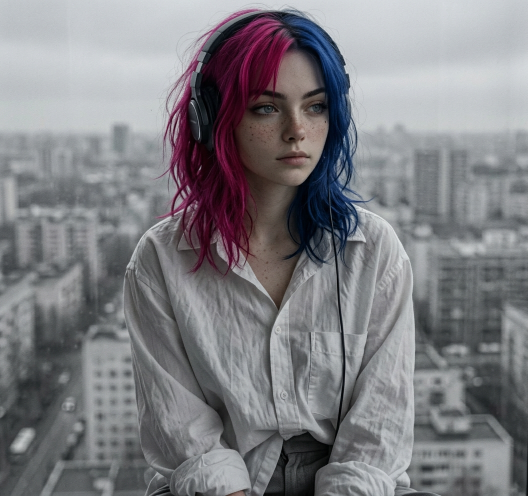
#> input picture viewer/faces/The Day After/calm.png, 1056 x 992 px (shown at 1/2 size)
$ python -i make_mac_app.py   (imports and definitions only)
#> lines starting #> are read from the running program, lines starting #| are printed output that depends on the picture; after the words box and inside, x2 and y2 are one past the last pixel; in counts of white or black regions, pixels touching at a corner belong together
"""Build ``Lili.app`` — the desktop window as a Mac app (LUMI-270, after the v2.12.1 release, the owner's request).

A small bundle in ``~/Applications`` that runs a client checkout's desktop window — by default the Mac prod client,
``~/lumi/prod/app`` — so Лілі opens from Launchpad, Spotlight or the Dock, with her portrait as the icon. The bundle
holds no code of the client: it runs ``uv run --extra desktop`` in that checkout, so ``scripts/prod_update.py``
moving the checkout to a new tag updates what the app runs; the app is rebuilt only to change its icon or target.

    Lili.app/Contents/
      Info.plist              the name, the icon, LSUIElement (the launcher shows no Dock tile of its own)
      MacOS/Lili              the launcher (bash): PATH for uv, cd into the checkout, uv run … launch.py
      Resources/AppIcon.icns  her portrait in the macOS rounded square (sips/iconutil-free: Pillow + iconutil)
      Resources/icon.png      the same at 1024 px — launch.py sets it as the running window's Dock icon
      Resources/launch.py     sets the Dock icon + the name "Lili", then runs ``desktop.__main__.main``

Usage (from any tree; the target is the checkout it runs):

    uv run python scripts/make_mac_app.py [--app-dir ~/lumi/prod/app] [--portrait viewer/faces/calm.png]
                                          [--dest ~/Applications] [--name Lili]

macOS only for the build (``iconutil``); the pure parts are unit-tested anywhere.
"""

from __future__ import annotations

import argparse
import plistlib
import shlex
import shutil
import subprocess
import sys
import tempfile
from collections.abc import Callable
from pathlib import Path

ROOT = Path(__file__).resolve().parents[1]
DEFAULT_PORTRAIT = ROOT / "viewer" / "faces" / "calm.png"  # the default theme's calm face
DEFAULT_APP_DIR = Path("~/lumi/prod/app")
DEFAULT_DEST = Path("~/Applications")
BUNDLE_ID = "io.github.ichmaster.lumi.lili"
ICON_PX = 1024
TILE_PX = 824  # the macOS app icon grid: an 824 px rounded square on a 1024 canvas
TILE_RADIUS = 185
# The face in the default pack sits in the upper middle: a square crop around it (fractions of the image).
DEFAULT_CROP = (0.55, 0.30, 0.62)  # centre x, centre y, side
ICONSET = [(16, 1), (16, 2), (32, 1), (32, 2), (128, 1), (128, 2), (256, 1), (256, 2), (512, 1), (512, 2)]
LOG = "~/Library/Logs/Lili.log"
LOG_MAX = 1_000_000  # the launcher rotates the log past this (code review #3)


def crop_box(width: int, height: int, crop: tuple[float, float, float]) -> tuple[int, int, int, int]:
    """The square ``(left, top, right, bottom)`` around ``crop`` (centre x, centre y, side — fractions of the shorter
    side for the side), moved inside the image."""
    cx, cy, frac = crop
    side = max(1, min(int(round(min(width, height) * frac)), width, height))
    left = min(max(int(round(cx * width - side / 2)), 0), width - side)
    top = min(max(int(round(cy * height - side / 2)), 0), height - side)
    return left, top, left + side, top + side


def icon_image(portrait: Path, crop: tuple[float, float, float] = DEFAULT_CROP):
    """Her portrait as a 1024 px macOS app icon: the face cropped square, in an 824 px rounded tile, transparent
    around it."""
#> called with portrait = '../viewer/faces/The Day After/calm.png', crop = (0.55, 0.3, 0.62)
    from PIL import Image, ImageDraw

    with Image.open(portrait) as src:
#> src is the input picture: PIL image 1056x992 RGB; mean R, G, B 126.8, 126.4, 130.7
        face = src.convert("RGBA").crop(crop_box(src.width, src.height, crop))
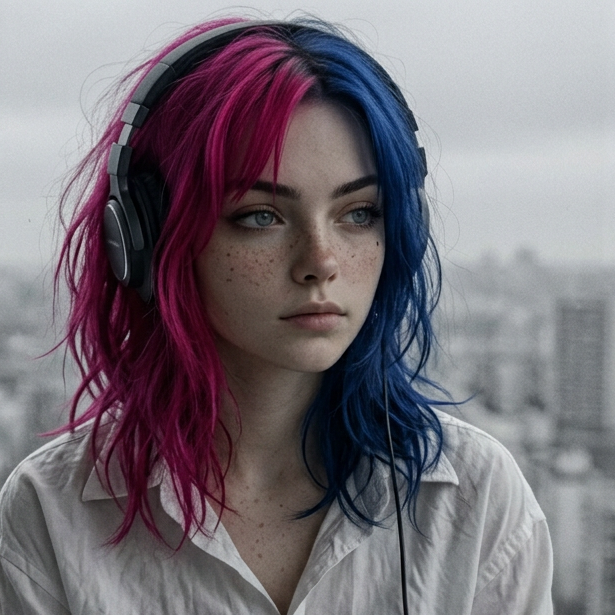
#> face: PIL image 615x615 RGBA; mean R, G, B, A 120.2, 113.4, 120.6, 255
    face = face.resize((TILE_PX, TILE_PX), Image.LANCZOS)
#> face: PIL image 824x824 RGBA
    mask = Image.new("L", (TILE_PX, TILE_PX), 0)
#> mask: PIL image 824x824 L; every value is 0
    ImageDraw.Draw(mask).rounded_rectangle((0, 0, TILE_PX - 1, TILE_PX - 1), radius=TILE_RADIUS, fill=255)
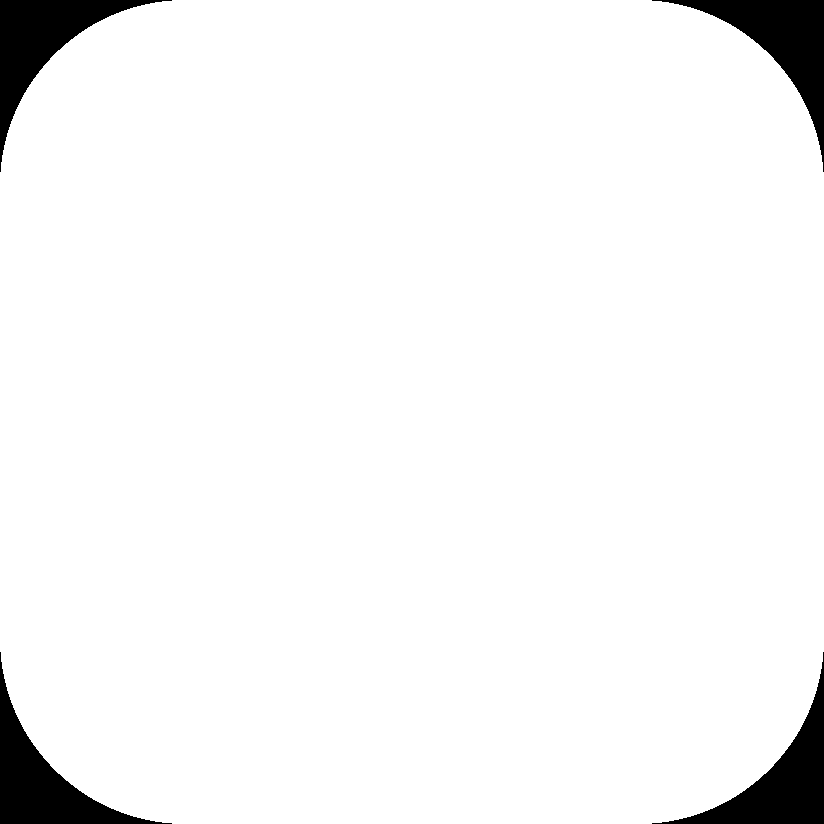
#> mask: PIL image 824x824 L; 95.6% white; 4 black regions, box (x1, y1, x2, y2) and area: (0, 0, 172, 172) 7396, (652, 0, 824, 172) 7396, (0, 652, 172, 824) 7396, (652, 652, 824, 824) 7396
    canvas = Image.new("RGBA", (ICON_PX, ICON_PX), (0, 0, 0, 0))
#> canvas: PIL image 1024x1024 RGBA; every value is 0
    at = (ICON_PX - TILE_PX) // 2
    canvas.paste(face, (at, at), mask)
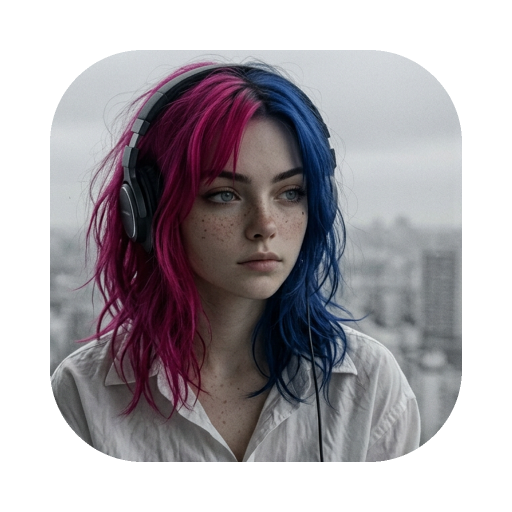
#> canvas: PIL image 1024x1024 RGBA (shown at 1/2 size); mean R, G, B, A 73.3, 68.9, 73.4, 157.9; transparent parts drawn white
    return canvas


# [32 lines left out: functions iconset_names, info_plist, launcher, not called in this run]


LAUNCH_PY = '''"""Lili.app (scripts/make_mac_app.py): her icon and name on the running window, then the desktop window of the
checkout this runs in (the current directory)."""

import os
import sys

sys.path.insert(0, os.getcwd())
HERE = os.path.dirname(os.path.abspath(__file__))
NAME = {name!r}

try:  # the Dock tile and the menu name — the window is a Python process, not this bundle
    from AppKit import NSApplication, NSImage
    from Foundation import NSProcessInfo

    NSProcessInfo.processInfo().setProcessName_(NAME)
    image = NSImage.alloc().initWithContentsOfFile_(os.path.join(HERE, "icon.png"))
    if image is not None:
        NSApplication.sharedApplication().setApplicationIconImage_(image)
except Exception as exc:  # never stop the window over its icon
    print(f"Lili.app: no Dock icon ({{type(exc).__name__}})", file=sys.stderr)

from desktop.__main__ import main

sys.exit(main())
'''


# [28 lines left out: function build, not called in this run]


def _iconutil(iconset: Path, out: Path) -> None:
    subprocess.run(["iconutil", "-c", "icns", str(iconset), "-o", str(out)], check=True)


# [20 lines left out: function main, not called in this run]


# [2 lines not run here, left out]

>>> result = icon_image('../viewer/faces/The Day After/calm.png')
